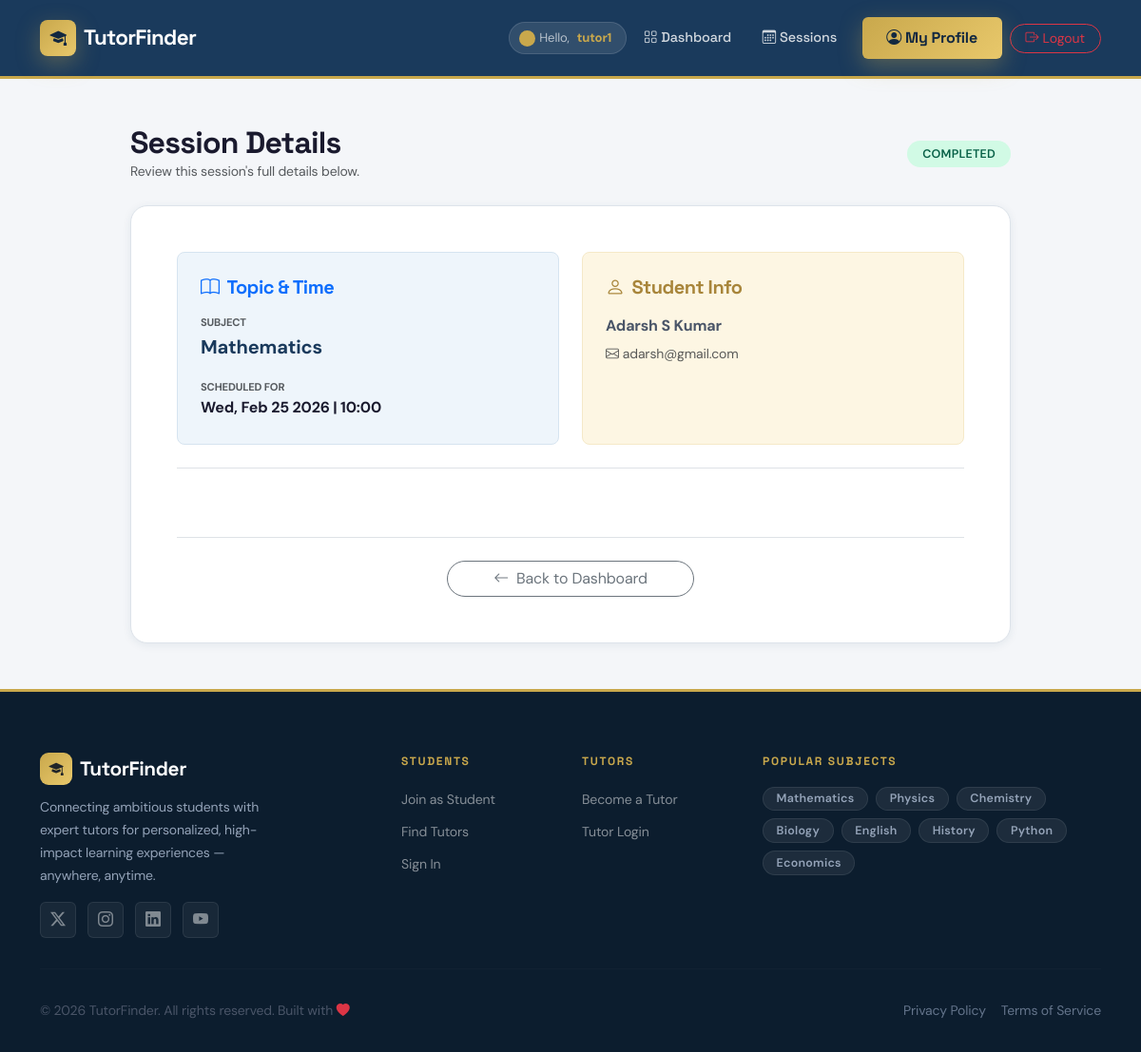
Page /session/18/ (signed in) on the committed database.
### users/models.py (models this page shows, shortened)
class User(AbstractUser):
    ROLE_CHOICES = (
        ('student', 'Student'),
        ('tutor', 'Tutor'),
    )
    role = models.CharField(max_length=10, choices=ROLE_CHOICES)

class Session(models.Model):
    STATUS_CHOICES = [
        ("pending", "Pending"),
        ("approved", "Approved"),
        ("completed", "Completed"),
    ]
    student = models.ForeignKey(StudentProfile, on_delete=models.CASCADE)
    tutor = models.ForeignKey(TutorProfile, on_delete=models.CASCADE)
    subject = models.ForeignKey(Subject, on_delete=models.CASCADE)
    scheduled_time = models.DateTimeField()
    end_time = models.DateTimeField()
    status = models.CharField(max_length=20, choices=STATUS_CHOICES, default="pending")
    meeting_link = models.URLField(blank=True, null=True)

class Subject(models.Model):
    name = models.CharField(max_length=100, unique=True)

class StudentProfile(models.Model):
    user = models.OneToOneField(User, on_delete=models.CASCADE)
    connected_tutors = models.ManyToManyField("TutorProfile", related_name="connected_students", blank=True, default="")
    full_name = models.CharField(max_length=255, default="Unknown")
    phone_number = models.CharField(max_length=15, blank=True, null=True)
    profile_picture = models.ImageField(upload_to='profile_pics/students/', blank=True, null=True)
    subjects_interested = models.ManyToManyField(Subject, related_name="interested_students")
    age = models.IntegerField(default=0)
    location = models.CharField(max_length=255, blank=True, null=True)
    address = models.TextField(default='')
    bio = models.TextField(blank=True, null=True)
    date_of_birth = models.DateField(null=True, blank=True)
    latitude = models.FloatField(null=True, blank=True)
    longitude = models.FloatField(null=True, blank=True)

### users/views.py (the view)
# urls.py: path('session/<int:session_id>/', views.session_details, name='session_details'),
@login_required
def session_details(request, session_id):
    session = get_object_or_404(Session, id=session_id)
    if request.user not in [session.student.user, session.tutor.user]:
        messages.error(request, "You are not authorized to view this session.")
        return redirect("dashboard_redirect")
    is_tutor = request.user.is_authenticated and hasattr(request.user, 'tutorprofile') and request.user.tutorprofile == session.tutor
    if is_tutor and request.method == "POST":
        meeting_link = request.POST.get("meeting_link")
        session.meeting_link = meeting_link
        session.save()
        return redirect("session_details", session_id=session.id)
    return render(request, "users/session_details.html", {"session": session, "is_tutor": is_tutor})

### users/context_processors.py (called while the page is built)
def tutor_profile_processor(request):
    if request.user.is_authenticated and hasattr(request.user, 'tutorprofile'):
        return {'profile': request.user.tutorprofile}
    return {}

### templates/users/session_details.html (shortened to what this page needs)
{% extends "base.html" %}
{% block content %}
<div class="container py-5">
    <div class="row justify-content-center">
        <div class="col-lg-10">
            <div class="d-flex justify-content-between align-items-center mb-4">
                <div>
                    <h2 class="fw-bold mb-0">Session Details</h2>
                    <p class="text-muted small mb-0">Review this session's full details below.</p>
                </div>
                {% if session.status == 'completed' %}<span class="badge badge-custom badge-success-soft px-3 py-2">COMPLETED</span>{% elif session.status == 'approved' %}<span class="badge badge-custom badge-primary-soft px-3 py-2">APPROVED</span>{% else %}<span class="badge badge-custom badge-warning-soft px-3 py-2">PENDING</span>{% endif %}
            </div>
            <div class="custom-card p-4 p-md-5">
                <div class="row g-4 mb-4">
                    <div class="col-md-6">
                        <div class="p-4 rounded-3 h-100" style="background:var(--primary-xlight);border:1px solid var(--primary-light);">
                            <h5 class="fw-bold mb-3 text-primary"><i class="bi bi-book me-2"></i>Topic &amp; Time</h5>
                            <div class="mb-3">
                                <small class="text-muted d-block text-uppercase fw-bold" style="font-size:.7rem;">Subject</small>
                                <span class="fs-5 fw-bold" style="color:var(--primary);">{{ session.subject.name }}</span>
                            </div>
                            <div>
                                <small class="text-muted d-block text-uppercase fw-bold" style="font-size:.7rem;">Scheduled For</small>
                                <span class="fw-bold">{{ session.scheduled_time|date:"D, M d Y | H:i" }}</span>
                            </div>
                        </div>
                    </div>
                    <div class="col-md-6">
                        <div class="p-4 rounded-3 h-100" style="background:var(--accent-xlight);border:1px solid var(--accent-light);">
                            <h5 class="fw-bold mb-3" style="color:var(--accent-dark);">
                                <i class="bi bi-person me-2"></i>{% if is_tutor %}Student{% else %}Tutor{% endif %} Info
                            </h5>
                            <p class="fw-bold mb-1">{% if is_tutor %}{{ session.student.full_name }}{% else %}{{ session.tutor.full_name }}{% endif %}</p>
                            <p class="text-muted small mb-0"><i class="bi bi-envelope me-1"></i>{% if is_tutor %}{{ session.student.user.email }}{% else %}{{ session.tutor.user.email }}{% endif %}</p>
                        </div>
                    </div>
                </div>
                {% if session.status == "completed" %}
                <div class="border-top pt-4 mt-2">
                </div>
                {% endif %}
                <div class="mt-5 pt-4 border-top text-center">
                    <a href="{% if is_tutor %}{% url 'tutor_dashboard' %}{% else %}{% url 'student_dashboard' %}{% endif %}" class="btn btn-outline-secondary px-5 rounded-pill"><i class="bi bi-arrow-left me-2"></i>Back to Dashboard</a>
                </div>
            </div>
        </div>
    </div>
</div>
{% endblock %}

### templates/base.html (shortened to what this page needs)
{% load static %}
<!DOCTYPE html>
<html lang="en">
<head>
    <link href="https://cdn.jsdelivr.net/npm/bootstrap@5.3.0/dist/css/bootstrap.min.css" rel="stylesheet">
    <link rel="stylesheet" href="https://cdn.jsdelivr.net/npm/bootstrap-icons@1.11.3/font/bootstrap-icons.min.css">
    <link rel="stylesheet" href="https://unpkg.com/aos@2.3.4/dist/aos.css">
    <link rel="stylesheet" href="{% static 'css/style.css' %}">
</head>
<body>
    <nav class="navbar navbar-expand-lg sticky-top" id="mainNav">
        <div class="container">
            <a class="navbar-brand" href="{% url 'home' %}">
                <span class="brand-icon">
                    <i class="bi bi-mortarboard-fill"></i>
                </span>
                TutorFinder
            </a>
            <div class="collapse navbar-collapse" id="navbarNav">
                <ul class="navbar-nav ms-auto align-items-center gap-1">
                    {% if user.is_authenticated %}
                    <li class="nav-item">
                        <span class="nav-user-greeting d-flex align-items-center gap-2">
                            <span class="live-dot"></span>
                            Hello, <strong>{{ user.username }}</strong>
                        </span>
                    </li>
                    {% if request.user.role == 'tutor' %}
                    <li class="nav-item">
                        <a class="nav-link" href="{% url 'tutor_dashboard' %}">
                            <i class="bi bi-grid me-1"></i>Dashboard
                        </a>
                    </li>
                    <li class="nav-item">
                        <a class="nav-link" href="{% url 'tutor_sessions' %}">
                            <i class="bi bi-calendar3 me-1"></i>Sessions
                        </a>
                    </li>
                    <li class="nav-item ms-2">
                        <a class="btn btn-primary-custom" href="{% url 'tutor_profile' %}">
                            <i class="bi bi-person-circle me-1"></i>My Profile
                        </a>
                    </li>
                    {% endif %}
                    <li class="nav-item ms-1">
                        <form action="{% url 'logout' %}" method="post" class="d-inline">
                            <button type="submit" class="btn btn-sm btn-outline-danger rounded-pill px-3">
                                <i class="bi bi-box-arrow-right me-1"></i>Logout
                            </button>
                        </form>
                    </li>
                    {% endif %}
                </ul>
            </div>
        </div>
    </nav>
    <main class="main-content" id="main-content">
        {% block content %}{% endblock %}
    </main>
    <footer class="footer">
        <div class="container">
            <div class="row g-4">
                <div class="col-lg-4 col-md-6">
                    <div class="footer-brand">
                        <span
                            style="background:var(--grad-accent);width:34px;height:34px;border-radius:9px;display:inline-flex;align-items:center;justify-content:center;">
                            <i class="bi bi-mortarboard-fill text-dark" style="font-size:.95rem;"></i>
                        </span>
                        TutorFinder
                    </div>
                    <p class="small" style="color:#94a3b8;line-height:1.7;max-width:260px;">
                        Connecting ambitious students with expert tutors for personalized, high-impact learning
                        experiences — anywhere, anytime.
                    </p>
                    <div class="social-links mt-3">
                        <a href="#" class="social-link" title="Twitter"><i class="bi bi-twitter-x"></i></a>
                        <a href="#" class="social-link" title="Instagram"><i class="bi bi-instagram"></i></a>
                        <a href="#" class="social-link" title="LinkedIn"><i class="bi bi-linkedin"></i></a>
                        <a href="#" class="social-link" title="YouTube"><i class="bi bi-youtube"></i></a>
                    </div>
                </div>
                <div class="col-lg-2 col-md-6 col-6">
                    <p class="footer-heading">Students</p>
                    <ul class="footer-links">
                        <li><a href="{% url 'student_register' %}">Join as Student</a></li>
                        <li><a href="{% url 'search_tutors' %}">Find Tutors</a></li>
                        <li><a href="{% url 'login' %}">Sign In</a></li>
                    </ul>
                </div>
                <div class="col-lg-2 col-md-6 col-6">
                    <p class="footer-heading">Tutors</p>
                    <ul class="footer-links">
                        <li><a href="{% url 'tutor_register' %}">Become a Tutor</a></li>
                        <li><a href="{% url 'login' %}">Tutor Login</a></li>
                    </ul>
                </div>
                <div class="col-lg-4 col-md-6">
                    <p class="footer-heading">Popular Subjects</p>
                    <div class="d-flex flex-wrap gap-2">
                        <span class="badge badge-custom"
                            style="background:rgba(255,255,255,.07);color:#94a3b8;border:1px solid rgba(255,255,255,.08);">Mathematics</span>
                        <span class="badge badge-custom"
                            style="background:rgba(255,255,255,.07);color:#94a3b8;border:1px solid rgba(255,255,255,.08);">Physics</span>
                        <span class="badge badge-custom"
                            style="background:rgba(255,255,255,.07);color:#94a3b8;border:1px solid rgba(255,255,255,.08);">Chemistry</span>
                        <span class="badge badge-custom"
                            style="background:rgba(255,255,255,.07);color:#94a3b8;border:1px solid rgba(255,255,255,.08);">Biology</span>
                        <span class="badge badge-custom"
                            style="background:rgba(255,255,255,.07);color:#94a3b8;border:1px solid rgba(255,255,255,.08);">English</span>
                        <span class="badge badge-custom"
                            style="background:rgba(255,255,255,.07);color:#94a3b8;border:1px solid rgba(255,255,255,.08);">History</span>
                        <span class="badge badge-custom"
                            style="background:rgba(255,255,255,.07);color:#94a3b8;border:1px solid rgba(255,255,255,.08);">Python</span>
                        <span class="badge badge-custom"
                            style="background:rgba(255,255,255,.07);color:#94a3b8;border:1px solid rgba(255,255,255,.08);">Economics</span>
                    </div>
                </div>
            </div>
            <hr class="footer-divider">
            <div class="d-flex flex-column flex-md-row justify-content-between align-items-center gap-2 small"
                style="color:#64748b;">
                <p class="mb-0">&copy; 2026 TutorFinder. All rights reserved. Built with <i
                        class="bi bi-heart-fill text-danger"></i></p>
                <div class="d-flex gap-3">
                    <a href="#" style="color:#64748b;" class="transition-all" onmouseover="this.style.color='#10b981'"
                        onmouseout="this.style.color='#64748b'">Privacy Policy</a>
                    <a href="#" style="color:#64748b;" class="transition-all" onmouseover="this.style.color='#10b981'"
                        onmouseout="this.style.color='#64748b'">Terms of Service</a>
                </div>
            </div>
        </div>
    </footer>
</body>
</html>

### rows in the picture
User: username "tutor1"
Session: subject.name "Mathematics", scheduled_time|H "Wed, Feb 25 2026 | 10:00", student.full_name "Adarsh S Kumar", student.user.email "adarsh@gmail.com"
